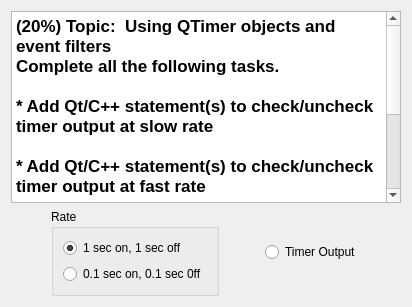
      <widget class="QWidget" name="tab_4">
       <attribute name="title">
        <string>P02</string>
       </attribute>
       <layout class="QVBoxLayout" name="verticalLayout_8">
        <item>
         <widget class="QTextBrowser" name="textBrowser_5">
          <property name="html">
           <string>&lt;!DOCTYPE HTML PUBLIC &quot;-//W3C//DTD HTML 4.0//EN&quot; &quot;http://www.w3.org/TR/REC-html40/strict.dtd&quot;&gt;
&lt;html&gt;&lt;head&gt;&lt;meta name=&quot;qrichtext&quot; content=&quot;1&quot; /&gt;&lt;style type=&quot;text/css&quot;&gt;
p, li { white-space: pre-wrap; }
&lt;/style&gt;&lt;/head&gt;&lt;body style=&quot; font-family:'Sans'; font-size:10pt; font-weight:400; font-style:normal;&quot;&gt;
&lt;p style=&quot; margin-top:0px; margin-bottom:0px; margin-left:0px; margin-right:0px; -qt-block-indent:0; text-indent:0px;&quot;&gt;&lt;span style=&quot; font-family:'.Lucida Grande UI'; font-size:13pt; font-weight:600;&quot;&gt;(20%) Topic:  Using QTimer objects and event filters&lt;/span&gt;&lt;/p&gt;
&lt;p style=&quot; margin-top:0px; margin-bottom:0px; margin-left:0px; margin-right:0px; -qt-block-indent:0; text-indent:0px;&quot;&gt;&lt;span style=&quot; font-family:'.Lucida Grande UI'; font-size:13pt; font-weight:600;&quot;&gt;Complete all the following tasks.&lt;/span&gt;&lt;/p&gt;
&lt;p style=&quot;-qt-paragraph-type:empty; margin-top:0px; margin-bottom:0px; margin-left:0px; margin-right:0px; -qt-block-indent:0; text-indent:0px; font-family:'.Lucida Grande UI'; font-size:13pt; font-weight:600;&quot;&gt;&lt;br /&gt;&lt;/p&gt;
&lt;p style=&quot; margin-top:0px; margin-bottom:0px; margin-left:0px; margin-right:0px; -qt-block-indent:0; text-indent:0px;&quot;&gt;&lt;span style=&quot; font-family:'.Lucida Grande UI'; font-size:13pt; font-weight:600;&quot;&gt;* Add Qt/C++ statement(s) to check/uncheck timer output at slow rate&lt;/span&gt;&lt;/p&gt;
&lt;p style=&quot;-qt-paragraph-type:empty; margin-top:0px; margin-bottom:0px; margin-left:0px; margin-right:0px; -qt-block-indent:0; text-indent:0px; font-family:'.Lucida Grande UI'; font-size:13pt; font-weight:600;&quot;&gt;&lt;br /&gt;&lt;/p&gt;
&lt;p style=&quot; margin-top:0px; margin-bottom:0px; margin-left:0px; margin-right:0px; -qt-block-indent:0; text-indent:0px;&quot;&gt;&lt;span style=&quot; font-family:'.Lucida Grande UI'; font-size:13pt; font-weight:600;&quot;&gt;* Add Qt/C++ statement(s) to check/uncheck timer output at fast rate&lt;/span&gt;&lt;/p&gt;
&lt;p style=&quot;-qt-paragraph-type:empty; margin-top:0px; margin-bottom:0px; margin-left:0px; margin-right:0px; -qt-block-indent:0; text-indent:0px; font-family:'.Lucida Grande UI'; font-size:13pt; font-weight:600;&quot;&gt;&lt;br /&gt;&lt;/p&gt;
&lt;p style=&quot; margin-top:0px; margin-bottom:0px; margin-left:0px; margin-right:0px; -qt-block-indent:0; text-indent:0px;&quot;&gt;&lt;span style=&quot; font-family:'.Lucida Grande UI'; font-size:13pt; font-weight:600;&quot;&gt;* Add an &lt;/span&gt;&lt;span style=&quot; font-family:'.Lucida Grande UI'; font-size:13pt; font-weight:600; color:#ff0000;&quot;&gt;event filter&lt;/span&gt;&lt;span style=&quot; font-family:'.Lucida Grande UI'; font-size:13pt; font-weight:600;&quot;&gt; to block direct checking of timer output (must use an event filter to receive credit)&lt;/span&gt;&lt;/p&gt;
&lt;p style=&quot;-qt-paragraph-type:empty; margin-top:0px; margin-bottom:0px; margin-left:0px; margin-right:0px; -qt-block-indent:0; text-indent:0px; font-family:'.Lucida Grande UI'; font-size:13pt; font-weight:600; color:#000000;&quot;&gt;&lt;br /&gt;&lt;/p&gt;
&lt;p style=&quot; margin-top:0px; margin-bottom:0px; margin-left:0px; margin-right:0px; -qt-block-indent:0; text-indent:0px;&quot;&gt;&lt;span style=&quot; font-family:'.Lucida Grande UI'; font-size:13pt; font-weight:600; color:#ff0000;&quot;&gt;Do NOT use the Designer tool to modify the form itself or you will receive&lt;/span&gt;&lt;span style=&quot; font-family:'.Lucida Grande UI'; font-size:13pt; font-weight:600; color:#000000;&quot;&gt; zero credit (0 points).&lt;/span&gt;&lt;/p&gt;&lt;/body&gt;&lt;/html&gt;</string>
          </property>
         </widget>
        </item>
        <item>
         <layout class="QHBoxLayout" name="horizontalLayout_4">
          <item>
           <spacer name="horizontalSpacer_8">
            <property name="orientation">
             <enum>Qt::Horizontal</enum>
            </property>
            <property name="sizeHint" stdset="0">
             <size>
              <width>40</width>
              <height>20</height>
             </size>
            </property>
           </spacer>
          </item>
          <item>
           <widget class="QGroupBox" name="groupBox">
            <property name="title">
             <string>Rate</string>
            </property>
            <layout class="QVBoxLayout" name="verticalLayout_6">
             <item>
              <widget class="QRadioButton" name="slowButton">
               <property name="text">
                <string>1 sec on, 1 sec off</string>
               </property>
               <property name="checked">
                <bool>true</bool>
               </property>
              </widget>
             </item>
             <item>
              <widget class="QRadioButton" name="fastButton">
               <property name="text">
                <string>0.1 sec on, 0.1 sec 0ff</string>
               </property>
              </widget>
             </item>
            </layout>
           </widget>
          </item>
          <item>
           <spacer name="horizontalSpacer_7">
            <property name="orientation">
             <enum>Qt::Horizontal</enum>
            </property>
            <property name="sizeHint" stdset="0">
             <size>
              <width>40</width>
              <height>20</height>
             </size>
            </property>
           </spacer>
          </item>
          <item>
           <widget class="QRadioButton" name="outputButton">
            <property name="text">
             <string>Timer Output</string>
            </property>
            <property name="checkable">
             <bool>true</bool>
            </property>
            <property name="checked">
             <bool>false</bool>
            </property>
           </widget>
          </item>
          <item>
           <spacer name="horizontalSpacer_11">
            <property name="orientation">
             <enum>Qt::Horizontal</enum>
            </property>
            <property name="sizeHint" stdset="0">
             <size>
              <width>40</width>
              <height>20</height>
             </size>
            </property>
           </spacer>
          </item>
         </layout>
        </item>
       </layout>
      </widget>
